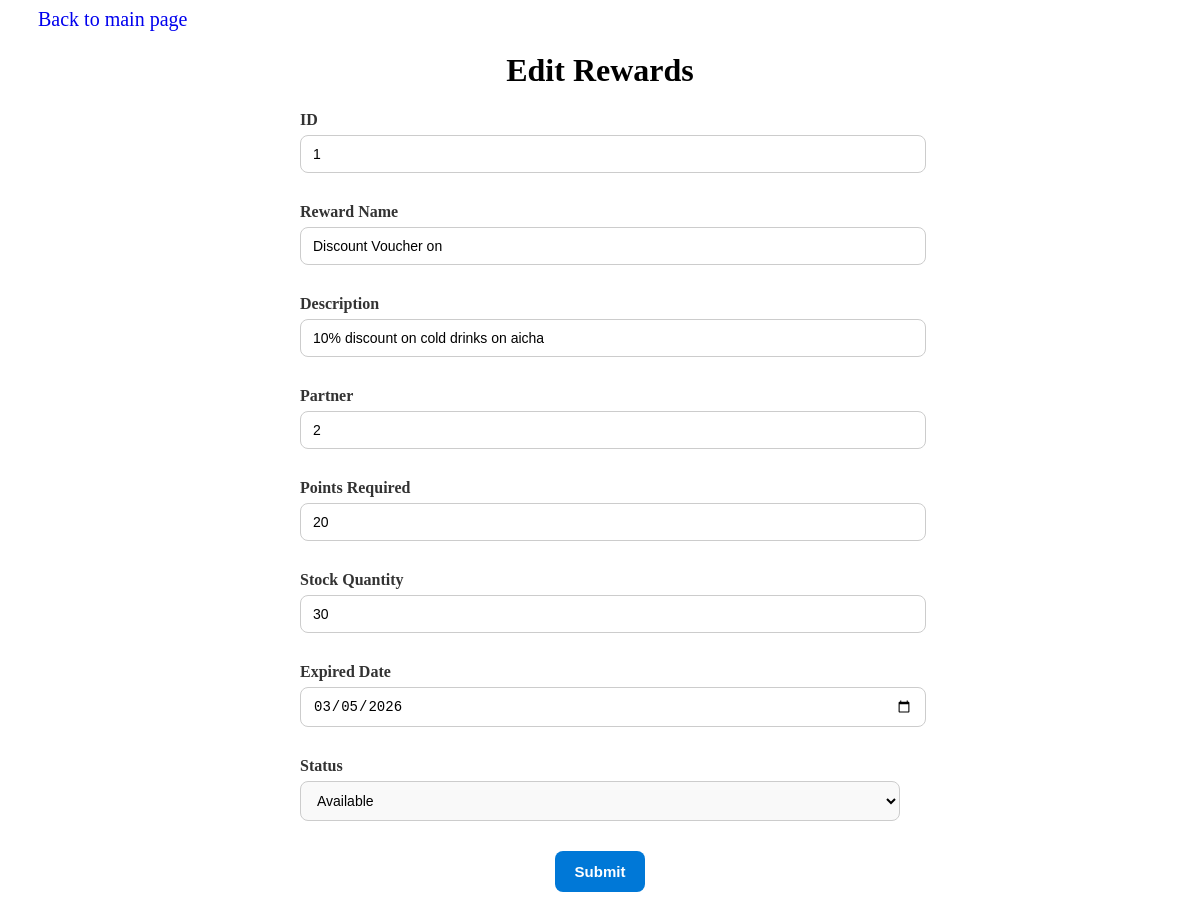
The app's page /admin/editrewards.php?id=1 with its own data.
### tables this page shows
CREATE TABLE `rewards` (
  `id` int(11) NOT NULL,
  `partners_id` int(11) NOT NULL,
  `name` varchar(20) DEFAULT NULL,
  `description` varchar(50) NOT NULL,
  `quantity` int(11) NOT NULL,
  `points_required` int(11) NOT NULL,
  `expired_at` varchar(30) NOT NULL,
  `status` enum('available','outofstock','expired') NOT NULL DEFAULT 'available',
  `created_at` varchar(30) NOT NULL
);

### admin/editrewards.php (the view, shortened to what this page needs)
<?php
    include "conn.php";
    $id=intval($_GET['id']);
    $sql="Select * FROM rewards WHERE id=$id";
    $result=mysqli_query($dbConn, $sql);
    if($rows = mysqli_fetch_array($result)){
        $name = $rows['name'];
        $partners = $rows['partners_id'];
        $description = $rows['description'];
        $qty = $rows['quantity'];
        $points = $rows['points_required'];
        $expireddate = $rows['expired_at'];
        $status = $rows['status'];
    }else{
        echo "<script>alert('No data from db!');</script>";
        echo "<script>window.location.href='rewards.php';</script>";
    }
?>
<!DOCTYPE html>
<html lang="en">
<head>
    <link href="./assets/css/formupdate.css" rel="stylesheet" type="text/css" />
    <link rel="stylesheet" href="https://cdnjs.cloudflare.com/ajax/libs/font-awesome/7.0.1/css/all.min.css" />
</head>
<body>
    <center>
        <a href="rewards.php" class="backlink">Back to main page</a>
        <h1>Edit Rewards</h1>
        <form action="" method="post" class="editform">
             <div>
                <label for="uid">ID</label>
                <input type="text" name="uid" value="<?php echo $id;?>" readonly />
            </div>
            <div>
                <label for="name">Reward Name</label>
                <input type="text" class="" name="name" value="<?php echo $name;?>"  />
            </div>
            <div>
                <label for="description">Description</label>
                <input type="text" class="" name="description" value="<?php echo $description;?>"  />
            </div>
            <div>
                <label for="partner">Partner</label>
                <input type="text" class="" name="partner" value="<?php echo $partners;?>" />
            </div>
            <div>
                <div>
                    <label for="points">Points Required</label>
                    <input type="text" class="" name="points" value="<?php echo $points;?>" />
                </div>
                <div>
                    <label for="qty">Stock Quantity</label>
                    <input type="text" class="" name="qty" value="<?php echo $qty;?>" />
                </div>
            </div>
            <div>
                <div>
                    <label for="exprieddate">Expired Date</label>
                    <input type="date" name="exprieddate"
                            value="<?php echo !empty($expireddate) ? date('Y-m-d', strtotime($expireddate)) : ''; ?>" />
                </div>
                <div>
                    <label for="status">Status</label>
                    <select name="status" class="status">
                        <option value="available" <?php if($status == "available") echo "selected"; ?>>
                            Available
                        </option>
                    </select>
                </div>
            </div>
            <button type="submit" class="update" name="submit">Submit</button>
        </form>
    </center>
</body>
</html>

### admin/assets/css/formupdate.css (style rules this page uses)
.backlink { font-size: 20px; text-decoration:none; display:flex; justify-content: left; margin: 0 30px; }
.editform { max-width: 600px; background: #ffffff; }
.editform label { display: block; text-align:left; font-weight: 600; margin-bottom: 6px; color: #333; }
.editform input[type="text"], .editform input[type="date"], .editform .status { width: 100%; padding: 10px 12px; margin-bottom: 10px; border: 1px solid #ccc; border-radius: 8px; font-size: 14px; transition: border-color 0.3s, box-shadow 0.3s; }
.editform div { margin-bottom: 20px; }
.editform select { background: #f9f9f9; cursor: pointer; }
.editform button { background: #0078d7; color: #fff; display: inline-block; padding: 12px 20px; font-size: 15px; font-weight: 600; border: none; border-radius: 8px; cursor: pointer; transition: background 0.3s; }

### records on screen
rewards: name "Discount Voucher on", description "10% discount on cold drinks on aicha", partner "2", points "20", qty "30", exprieddate "03/05/2026", status "Available"
